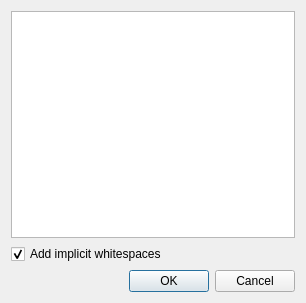
<?xml version="1.0" encoding="UTF-8"?>
<ui version="4.0">
 <class>Dialog</class>
 <widget class="QDialog" name="Dialog">
  <property name="geometry">
   <rect>
    <x>0</x>
    <y>0</y>
    <width>306</width>
    <height>303</height>
   </rect>
  </property>
  <property name="windowTitle">
   <string>Choose language...</string>
  </property>
  <layout class="QVBoxLayout" name="verticalLayout">
   <item>
    <widget class="QListWidget" name="listWidget"/>
   </item>
   <item>
    <widget class="QCheckBox" name="cb_add_implicit_ws">
     <property name="text">
      <string>Add implicit whitespaces</string>
     </property>
     <property name="checked">
      <bool>true</bool>
     </property>
    </widget>
   </item>
   <item>
    <widget class="QDialogButtonBox" name="buttonBox">
     <property name="orientation">
      <enum>Qt::Horizontal</enum>
     </property>
     <property name="standardButtons">
      <set>QDialogButtonBox::Cancel|QDialogButtonBox::Ok</set>
     </property>
    </widget>
   </item>
  </layout>
 </widget>
 <resources/>
 <connections>
  <connection>
   <sender>buttonBox</sender>
   <signal>accepted()</signal>
   <receiver>Dialog</receiver>
   <slot>accept()</slot>
   <hints>
    <hint type="sourcelabel">
     <x>248</x>
     <y>254</y>
    </hint>
    <hint type="destinationlabel">
     <x>157</x>
     <y>274</y>
    </hint>
   </hints>
  </connection>
  <connection>
   <sender>buttonBox</sender>
   <signal>rejected()</signal>
   <receiver>Dialog</receiver>
   <slot>reject()</slot>
   <hints>
    <hint type="sourcelabel">
     <x>316</x>
     <y>260</y>
    </hint>
    <hint type="destinationlabel">
     <x>286</x>
     <y>274</y>
    </hint>
   </hints>
  </connection>
 </connections>
</ui>
